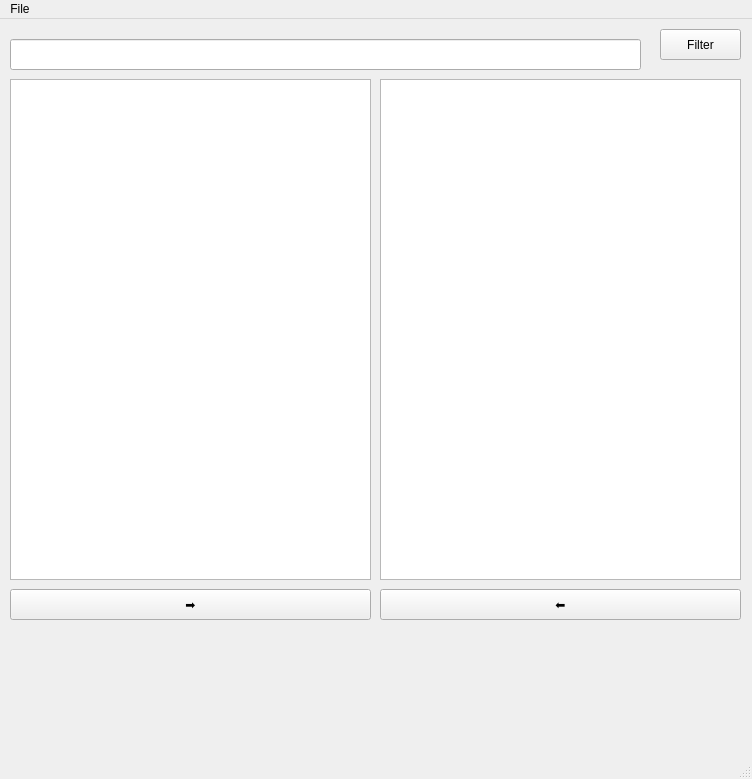
<?xml version="1.0" encoding="UTF-8"?>
<ui version="4.0">
 <class>MainWindow</class>
 <widget class="QMainWindow" name="MainWindow">
  <property name="geometry">
   <rect>
    <x>0</x>
    <y>0</y>
    <width>752</width>
    <height>779</height>
   </rect>
  </property>
  <property name="windowTitle">
   <string>MainWindow</string>
  </property>
  <widget class="QWidget" name="centralwidget">
   <widget class="QLineEdit" name="lineEdit">
    <property name="geometry">
     <rect>
      <x>10</x>
      <y>20</y>
      <width>631</width>
      <height>31</height>
     </rect>
    </property>
   </widget>
   <widget class="QPushButton" name="pushButton">
    <property name="geometry">
     <rect>
      <x>660</x>
      <y>10</y>
      <width>81</width>
      <height>31</height>
     </rect>
    </property>
    <property name="text">
     <string>Filter</string>
    </property>
   </widget>
   <widget class="QListView" name="listView">
    <property name="geometry">
     <rect>
      <x>10</x>
      <y>60</y>
      <width>361</width>
      <height>501</height>
     </rect>
    </property>
   </widget>
   <widget class="QPushButton" name="pushButton_2">
    <property name="geometry">
     <rect>
      <x>10</x>
      <y>570</y>
      <width>361</width>
      <height>31</height>
     </rect>
    </property>
    <property name="text">
     <string>➡</string>
    </property>
   </widget>
   <widget class="QPushButton" name="pushButton_3">
    <property name="geometry">
     <rect>
      <x>380</x>
      <y>570</y>
      <width>361</width>
      <height>31</height>
     </rect>
    </property>
    <property name="text">
     <string>⬅</string>
    </property>
   </widget>
   <widget class="QListView" name="listView_2">
    <property name="geometry">
     <rect>
      <x>380</x>
      <y>60</y>
      <width>361</width>
      <height>501</height>
     </rect>
    </property>
   </widget>
  </widget>
  <widget class="QMenuBar" name="menubar">
   <property name="geometry">
    <rect>
     <x>0</x>
     <y>0</y>
     <width>752</width>
     <height>24</height>
    </rect>
   </property>
   <widget class="QMenu" name="menuFile">
    <property name="title">
     <string>File</string>
    </property>
    <addaction name="actionOpen_Directory"/>
   </widget>
   <addaction name="menuFile"/>
  </widget>
  <widget class="QStatusBar" name="statusbar"/>
  <action name="actionOpen_Directory">
   <property name="text">
    <string>Open Directory </string>
   </property>
  </action>
 </widget>
 <resources/>
 <connections/>
</ui>
